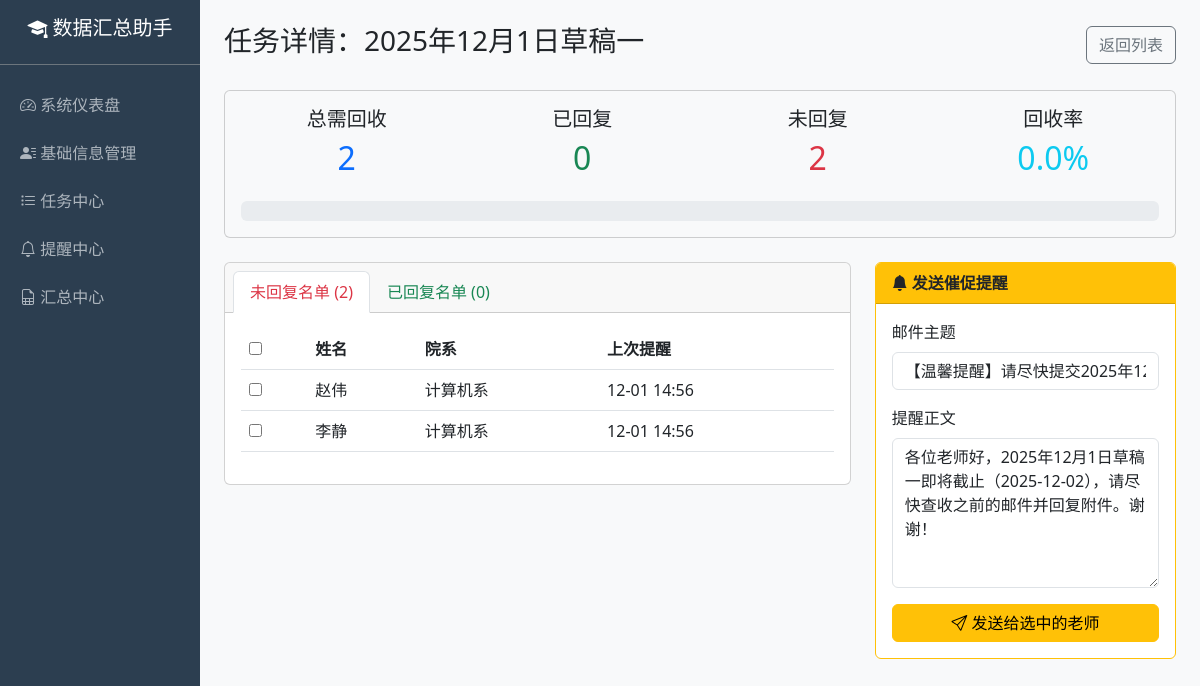
Page /task_detail/1 on the earlier database version.
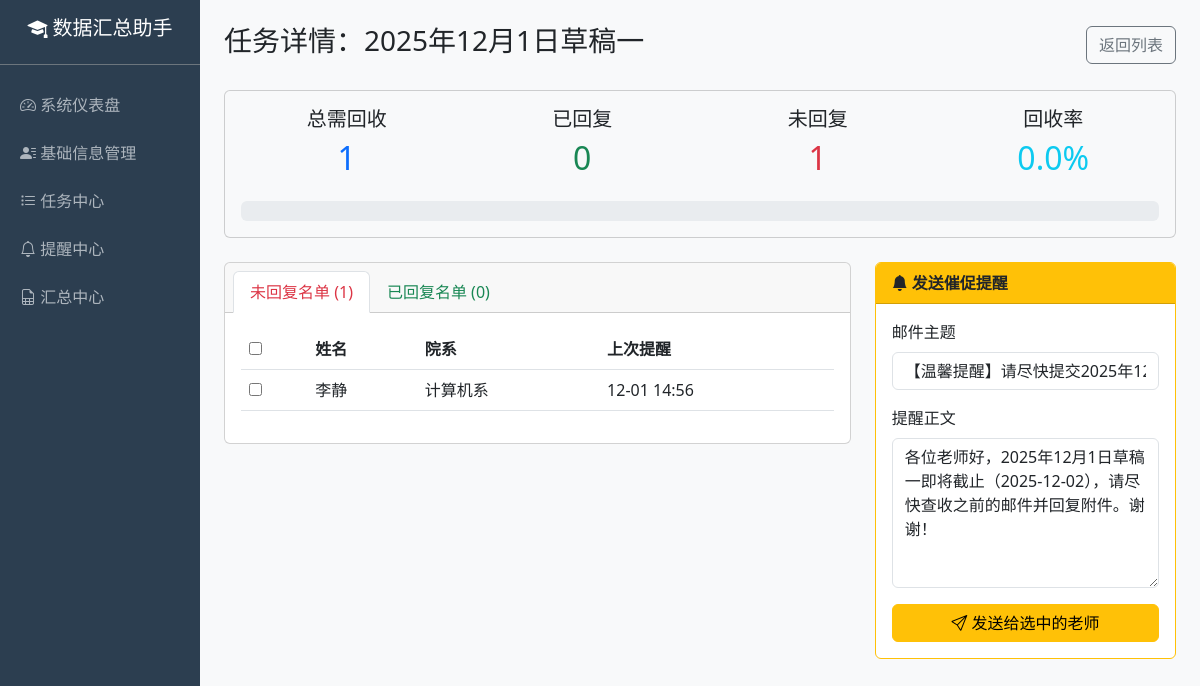
Same page on the later database version.
### models.py (models this page shows, shortened)
class TaskRecipient(db.Model):
    __tablename__ = 'task_recipient'
    id = db.Column(db.Integer, primary_key=True)
    task_id = db.Column(db.Integer, db.ForeignKey('tasks.task_id'))
    teacher_id = db.Column(db.String(20), db.ForeignKey('teachers.teacher_id'))
    sent_time = db.Column(db.DateTime)
    teacher = db.relationship('Teacher', backref='task_recipients')
    task = db.relationship('Task', backref='recipients')
    @property
    def is_replied(self):
        from models import RecycledExcel  # 需要导入 RecycledExcel 模型
        return RecycledExcel.query.filter_by(
            task_id=self.task_id,
            teacher_id=self.teacher_id
        ).first() is not None

class Teacher(db.Model):
    __tablename__ = 'teachers'
    teacher_id = db.Column(db.String(20), primary_key=True)
    name = db.Column(db.String(50), nullable=False)
    sex = db.Column(db.String(10))
    age = db.Column(db.Integer)
    title = db.Column(db.String(50))
    position = db.Column(db.String(50))
    email = db.Column(db.String(100), nullable=False)
    tel = db.Column(db.String(20))
    dep_id = db.Column(db.String(20), db.ForeignKey('departments.dep_id'))
    department = db.relationship('Department', backref='teachers')

class Department(db.Model):
    __tablename__ = 'departments'
    dep_id = db.Column(db.String(20), primary_key=True)
    dep_name = db.Column(db.String(50), nullable=False)
    school_id = db.Column(db.String(20))

### app.py (the view)
@app.route('/task_detail/<int:task_id>')
def task_detail(task_id):
    task = Task.query.get_or_404(task_id)
    recipients = TaskRecipient.query.filter_by(task_id=task_id).all()
    total_recipients = len(recipients)
    replied_count = len([r for r in recipients if r.is_replied])
    if total_recipients == 0:
        reply_status = '未完成'  # 还没有收件人
        reply_rate = 0
    else:
        reply_rate = round((replied_count / total_recipients) * 100, 2)
        reply_status = '已完成' if reply_rate == 100 else '未完成'
    if task.status == 'draft':
        time_status = '草稿'
    elif task.end_time and task.end_time.date() < date.today():
        time_status = '已终止'  # 截止日期已过
    else:
        time_status = '进行中'  # 截止日期未到
    return render_template('task_detail.html',
                           task=task,
                           recipients=recipients,
                           time_status=time_status,  # 新增：按时间算的状态
                           reply_status=reply_status,  # 新增：按回收率算的状态
                           reply_rate=reply_rate,  # 回收率数据
                           replied_count=replied_count,
                           total_recipients=total_recipients
                           )

### templates/task_detail.html (shortened to what the changed rows need)
{% extends "layout.html" %}
{% block content %}
<div class="card mb-4 bg-light">
    <div class="card-body">
        <div class="row text-center">
            {% set total = recipients|length %}
            {% set replied = recipients|selectattr('is_replied', 'equalto', true)|list|length %}
            {% set not_replied = total - replied %}
            {% set rate = (replied / total * 100)|round(1) if total > 0 else 0 %}
            <div class="col-md-3"><h5>总需回收</h5><h2 class="text-primary">{{ total }}</h2></div>
            <div class="col-md-3"><h5>已回复</h5><h2 class="text-success">{{ replied }}</h2></div>
            <div class="col-md-3"><h5>未回复</h5><h2 class="text-danger">{{ not_replied }}</h2></div>
            <div class="col-md-3"><h5>回收率</h5><h2 class="text-info">{{ rate }}%</h2></div>
        </div>
    </div>
</div>
<div class="row">
    <div class="col-md-8">
        <div class="card">
            <div class="card-header">
                <ul class="nav nav-tabs card-header-tabs" id="detailTabs">
                    <li class="nav-item">
                        <a class="nav-link active text-danger" data-bs-toggle="tab" href="#not-replied">未回复名单 ({{ not_replied }})</a>
                    </li>
                </ul>
            </div>
            <div class="card-body">
                <div class="tab-content">
                    <div class="tab-pane fade show active" id="not-replied">
                        <form id="remindForm">
                            <table class="table table-hover align-middle">
                                <thead>
                                    <tr>
                                        <th><input type="checkbox" id="selectAll" onclick="toggleSelectAll()"></th>
                                        <th>姓名</th>
                                        <th>院系</th>
                                        <th>上次提醒</th>
                                    </tr>
                                </thead>
                                <tbody>
                                    {% for r in recipients if not r.is_replied %}
                                    <tr>
                                        <td><input type="checkbox" name="teacher_ids" value="{{ r.teacher.teacher_id }}" class="remind-check"></td>
                                        <td>{{ r.teacher.name }}</td>
                                        <td>{{ r.teacher.department.dep_name }}</td>
                                        <td>{{ r.sent_time.strftime('%m-%d %H:%M') if r.sent_time else '从未' }}</td>
                                    </tr>
                                    {% endfor %}
                                </tbody>
                            </table>
                        </form>
                    </div>
                </div>
            </div>
        </div>
    </div>
</div>
{% endblock %}

Differences in the rows shown:
removed TaskRecipient: teacher.name "赵伟", teacher.department.dep_name "计算机系", sent_time "12-01 14:56"
Other differences:
{{ total }}: "2" → "1"
{{ not_replied }}: "2" → "1"
